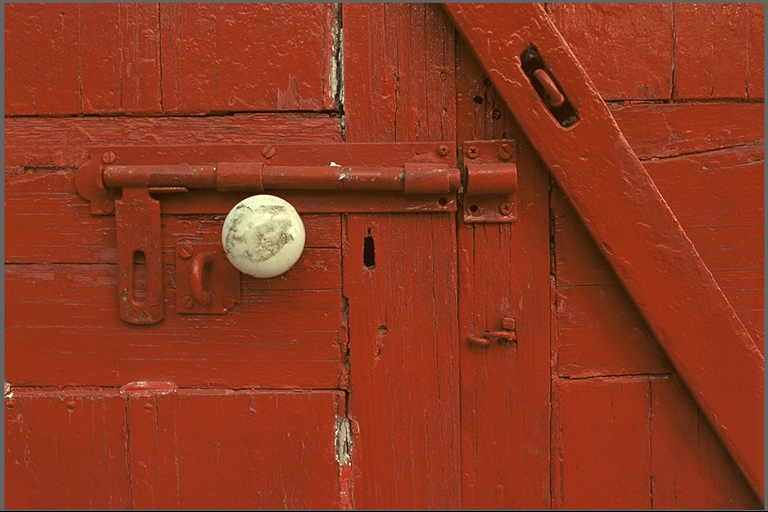
#> input picture kodim02.png, 768 x 512 px
$ python sop3.py
#> lines starting #> are read from the running program, lines starting #| are printed output that depends on the picture
import numpy as np
import matplotlib.pyplot as plt
from skimage import io, color
from math import sqrt
import glob
import os

# ==========================================
# CONFIGURATION: TYPE YOUR IMAGE NAME HERE
# ==========================================
TARGET_IMAGE_NAME = "kodim02.png"   # <-- change if needed
K = 10                               # palette size
N_SEEDS = 30                        # tries to "hunt" a redundant pair (random restarts)
PIXEL_SAMPLE = 20000                # set None for all pixels (recommended >= 5000)
REDUNDANT_DE = 3.5                 # find palettes with min ΔE76 below this (JND threshold)
MAX_ITER = 10                       # k-means iterations

# ==========================================
# 1) SETUP & HELPER FUNCTIONS
# ==========================================

def load_image_flexible(target_name):
#> called with target_name = 'kodim02.png'
    image_path = None

    # Priority 1: exact file name
    if target_name and os.path.exists(target_name):
        image_path = target_name
    else:
        if target_name:
            print(f"Warning: '{target_name}' not found. Searching for other images...")
        patterns = ["*.tiff", "*.tif", "*.jpg", "*.jpeg", "*.png", "*.bmp"]
        found = []
        for p in patterns:
            found.extend(glob.glob(p))
        if found:
            image_path = found[0]

    if not image_path:
        raise FileNotFoundError("No image files found in directory.")

    print(f"Loading image: {image_path}")
    img = io.imread(image_path)
#> img is the input picture: shape (512, 768, 3); mean R, G, B 142.9, 56.4, 31.2

    # RGBA -> RGB
    if img.ndim == 3 and img.shape[2] == 4:
        img = img[:, :, :3]

    # Grayscale -> RGB
    if img.ndim == 2:
        img = color.gray2rgb(img)

    # Ensure uint8
    if img.dtype != np.uint8:
        if img.max() <= 1.0:
            img = (img * 255.0).round().astype(np.uint8)
        else:
            img = np.clip(img, 0, 255).astype(np.uint8)

    return img

def rgb_palette_to_lab(palette_rgb_uint8):
    # palette: (K,3) uint8 -> lab: (K,3)
    rgb01 = palette_rgb_uint8[np.newaxis, :, :].astype(np.float32) / 255.0
    return color.rgb2lab(rgb01)[0].astype(np.float32)

def calc_delta_e_lab(lab1, lab2):
    return sqrt((lab1[0]-lab2[0])**2 + (lab1[1]-lab2[1])**2 + (lab1[2]-lab2[2])**2)

def rgb_u8_to_lab_pixels(pixels_u8):
    rgb01 = pixels_u8.astype(np.float32) / 255.0
    lab = color.rgb2lab(rgb01.reshape(-1, 1, 3)).reshape(-1, 3)
    return lab.astype(np.float32)

def lab_centers_to_rgb_u8(centers_lab):
    rgb = color.lab2rgb(centers_lab.reshape(-1, 1, 3)).reshape(-1, 3)
    return np.clip(rgb * 255.0, 0, 255).round().astype(np.uint8)

# ---------- K-MEANS++ INIT (LAB) ----------
def kmeans_plus_plus_init(X, k):
    n = X.shape[0]
    centers = np.empty((k, X.shape[1]), dtype=np.float32)

    # first center
    idx = np.random.randint(n)
    centers[0] = X[idx]

    d2 = np.sum((X - centers[0])**2, axis=1)

    for c in range(1, k):
        probs = d2 / (np.sum(d2) + 1e-12)
        idx = np.random.choice(n, p=probs)
        centers[c] = X[idx]
        new_d2 = np.sum((X - centers[c])**2, axis=1)
        d2 = np.minimum(d2, new_d2)

    return centers

# ---------- LLOYD K-MEANS (LAB) ----------
def kmeans_lloyd_lab(X, k, max_iter=20):
    centers = kmeans_plus_plus_init(X, k)

    for _ in range(max_iter):
        d2 = np.sum((X[:, None, :] - centers[None, :, :])**2, axis=2)
        labels = np.argmin(d2, axis=1)

        new_centers = centers.copy()
        for j in range(k):
            mask = labels == j
            if np.any(mask):
                new_centers[j] = X[mask].mean(axis=0)

        if np.max(np.abs(new_centers - centers)) < 1e-4:
            centers = new_centers
            break

        centers = new_centers

    counts = np.bincount(labels, minlength=k).astype(np.int32)
    return centers.astype(np.float32), counts

# ==========================================
# 2) LOAD IMAGE + PREPARE PIXELS
# ==========================================
try:
    img = load_image_flexible(TARGET_IMAGE_NAME)
except Exception as e:
    print(f"Image load error: {e}. Using dummy image.")
    img = np.zeros((256, 256, 3), dtype=np.uint8)
    img[:] = (30, 30, 30)
    img[10:30, 10:30] = (200, 200, 50)

pixels_u8 = img.reshape(-1, 3)

# Optional subsample for speed
if PIXEL_SAMPLE is not None and len(pixels_u8) > PIXEL_SAMPLE:
    idx = np.random.choice(len(pixels_u8), PIXEL_SAMPLE, replace=False)
#> idx = 20000 values, max 393199 at index 2196, min 47 at index 17712, mean 196121.4
    pixels_u8 = pixels_u8[idx]

# Work in LAB for clustering (more relevant to perceptual duplicates)
X_lab = rgb_u8_to_lab_pixels(pixels_u8)

# ==========================================
# 3) THE "HUNTER" LOOP (worst redundancy)
# ==========================================
print("Searching for a redundant palette (min ΔE76) ...")

worst_palette = None            # uint8 (K,3)
worst_conflict = None           # (i, j, deltaE, seed)
min_delta_e_found = 1e9

for seed in range(N_SEEDS):
    np.random.seed(seed)  # reproducible

    centers_lab, counts = kmeans_lloyd_lab(X_lab, K, max_iter=MAX_ITER)
    palette_u8 = lab_centers_to_rgb_u8(centers_lab)

    lab_palette = rgb_palette_to_lab(palette_u8)

    local_min = 1e9
    local_pair = None

    for i in range(K):
        for j in range(i + 1, K):
            de = calc_delta_e_lab(lab_palette[i], lab_palette[j])
            if de < local_min:
                local_min = de
                local_pair = (i, j, de, seed)

    if local_min < min_delta_e_found:
        min_delta_e_found = local_min
        worst_palette = palette_u8
        worst_conflict = local_pair

    if min_delta_e_found < REDUNDANT_DE:
        break
#> this loop made 11 passes
#> (counts, min_delta_e_found) on passes 1, 6, 9, 10, 11: ([7799, 265, 1316, 1495, 644, 282, 5089, 734, 286, 2090], 5.46), ([3473, 1782, 2551, 376, 187, 145, 1196, 598, 1005, 8687], 4.9), ([5625, 675, 6408, 412, 270, 1365, 451, 1298, 1072, 2424], 4.5), ([378, 6233, 1491, 643, 1133, 2767, 1343, 143, 5017, 852], 4.02), ([4135, 268, 3163, 1964, 5318, 907, 441, 1520, 760, 1524], 3.3)
#> counts on passes 2, 3, 4, 5, 7, 8: [10023, 1214, 1004, 169, 1788, 393, 2899, 144, 1814, 552], [626, 1626, 387, 1542, 9549, 3844, 270, 1126, 610, 420], [9850, 1056, 820, 1687, 86, 121, 1423, 149, 364, 4444], [1401, 8477, 1948, 166, 4381, 1108, 399, 144, 440, 1536], [9730, 375, 1147, 163, 1479, 676, 365, 1820, 4097, 148], [1537, 10754, 329, 1146, 146, 1687, 341, 156, 339, 3565]
#> after the loop, min_delta_e_found = 3.3; worst_conflict = (0, 4, 3.3, 10); worst_palette = [[159, 52, 25], [202, 193, 150], [144, 53, 28], [128, 52, 29], [152, 52, 25], [58, 29, 11], [112, 98, 91], [99, 45, 24], [165, 87, 64], [167, 71, 46]]

print(f"Found worst-case conflict: ΔE76 = {min_delta_e_found:.2f}")
#| Found worst-case conflict: ΔE76 = 3.30

if worst_conflict is None or worst_palette is None:
    raise RuntimeError("No palette/conflict found. Try increasing N_SEEDS, K, or PIXEL_SAMPLE.")

# ==========================================
# 4) CREATE THE VISUAL PROOF (1-based display labels)
# ==========================================
idx1, idx2, dist_val, seed = worst_conflict
#> idx1 = 0; idx2 = 4; dist_val = 3.3; seed = 10
color_a = worst_palette[idx1]
#> color_a = [159, 52, 25]
color_b = worst_palette[idx2]
#> color_b = [152, 52, 25]

fig = plt.figure(figsize=(10, 8))
gs = fig.add_gridspec(3, 1, height_ratios=[2, 1, 2])

# PLOT 1: The Generated Palette
ax1 = fig.add_subplot(gs[0])
ax1.imshow([worst_palette])
ax1.set_title(
    f"Generated Palette (K={K}) — K-means (seed={seed})\n"
    f"Standard Output (No perceptual separation constraint)",
    fontsize=12
)
ax1.set_yticks([])
ax1.set_xticks(np.arange(K))
ax1.set_xticklabels([f"Color {i+1}" for i in range(K)])  # ✅ 1-based labels

# Arrows pointing to redundant colors (positions remain 0-based)
ax1.annotate(
    "NEAR-DUPLICATE\n(The Problem)",
    xy=(idx1, 0.5),
    xytext=((idx1 + idx2) / 2, 2.4),
    arrowprops=dict(facecolor="red", arrowstyle="->", connectionstyle="arc3,rad=-0.25"),
    ha="center", color="red", fontsize=10, weight="bold"
)
ax1.annotate(
    "",
    xy=(idx2, 0.5),
    xytext=((idx1 + idx2) / 2, 2.4),
    arrowprops=dict(facecolor="red", arrowstyle="->", connectionstyle="arc3,rad=0.25"),
)

# PLOT 2: Explanation (✅ 1-based color numbers)
ax2 = fig.add_subplot(gs[1])
ax2.axis("off")
explanation = (
    "SOP 3 PROOF: Lack of perceptual separation metric\n\n"
    f"The algorithm selected Color {idx1+1} and Color {idx2+1} as separate clusters,\n"
    f"but their perceptual distance is only ΔE76 = {dist_val:.2f}.\n"
    "This means they can look visually indistinguishable, wasting palette slots\n"
    "in a limited K-color palette."
)
ax2.text(
    0.5, 0.5, explanation, ha="center", va="center", fontsize=11,
    bbox=dict(facecolor="#ffdddd", edgecolor="red", pad=15)
)

# PLOT 3: Side-by-side “eye test” (✅ 1-based color numbers)
ax3 = fig.add_subplot(gs[2])
comparison_img = np.zeros((110, 220, 3), dtype=np.uint8)
comparison_img[:, :110] = color_a
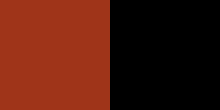
#> comparison_img: shape (110, 220, 3); mean of channels 0, 1, 2 79.5, 26, 12.5; drawn as R, G, B
comparison_img[:, 110:] = color_b
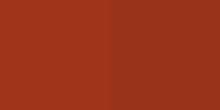
#> comparison_img: shape (110, 220, 3); mean of channels 0, 1, 2 155.5, 52, 25; drawn as R, G, B

ax3.imshow(comparison_img)
ax3.set_title("EYE TEST: Can you distinguish these two?", fontweight="bold", fontsize=12)
rgb_a = tuple(int(x) for x in color_a)
#> rgb_a = (159, 52, 25)
rgb_b = tuple(int(x) for x in color_b)
#> rgb_b = (152, 52, 25)
ax3.set_xticks([55, 165])
ax3.set_xticklabels([f"Color {idx1+1}\nRGB: {rgb_a}", f"Color {idx2+1}\nRGB: {rgb_b}"], fontsize=10)
ax3.set_yticks([])
ax3.axvline(x=109.5, color="white", linewidth=5)

plt.tight_layout()
plt.show()
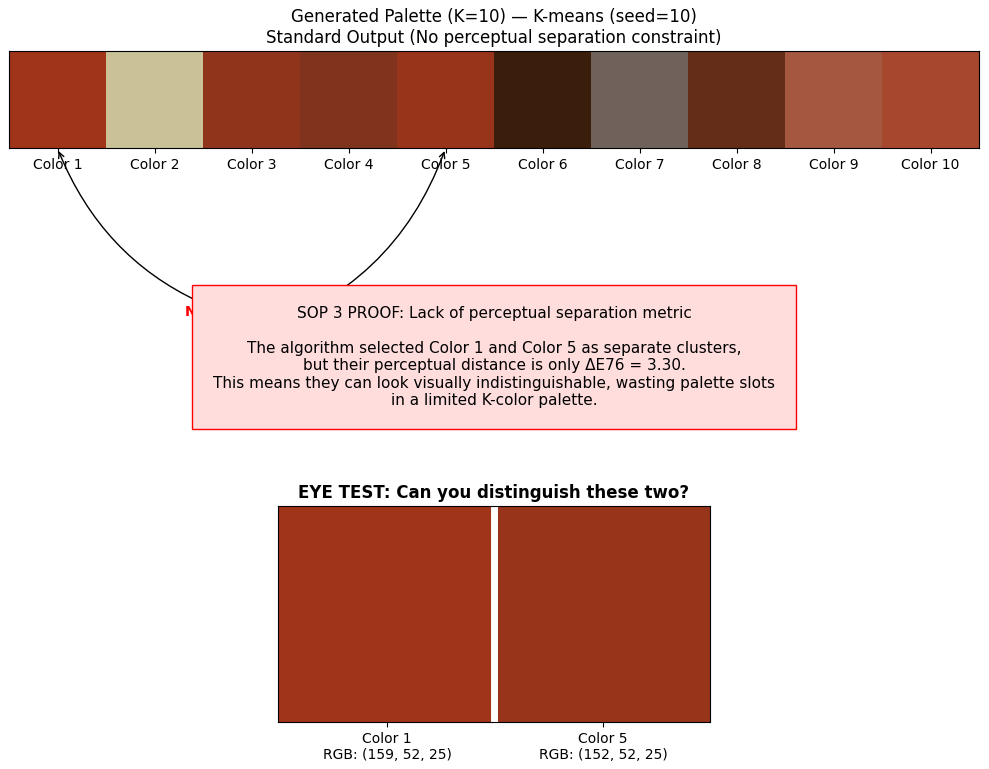
#> figure drawn by matplotlib, 2 panels

$ run again, with kodim01.png copied over kodim02.png
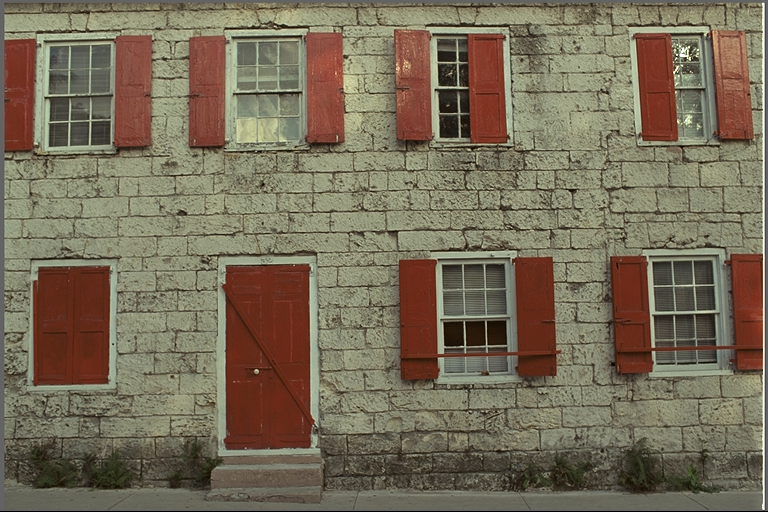
#> input picture kodim01.png, 768 x 512 px
#> in load_image_flexible, img is the input picture: shape (512, 768, 3); mean R, G, B 119.8, 108.7, 88.4
#> `idx = np.random.choice(len(pixels_u8), PIXEL_SAMPLE, replace=False)`: idx = 20000 values, max 393199 at index 2196, min 47 at index 17712, mean 196121.4
#> the loop `for seed in range(N_SEEDS):` made 30 passes
#> (counts, min_delta_e_found) on passes 1, 3, 6, 15, 20: ([3066, 2055, 991, 1700, 848, 4725, 1522, 2851, 582, 1660], 7.27), ([1983, 1836, 3514, 923, 290, 4646, 3290, 1505, 948, 1065], 7.08), ([2065, 2527, 1363, 633, 4453, 3082, 1878, 1299, 1026, 1674], 6.77), ([2836, 1111, 2532, 1027, 2024, 3360, 2523, 446, 1860, 2281], 6.68), ([892, 5098, 1900, 252, 3540, 3578, 585, 2202, 924, 1029], 5.8)
#> after the loop `for seed in range(N_SEEDS):`: min_delta_e_found = 5.8; worst_conflict = (8, 9, 5.8, 19); worst_palette = [[138, 81, 65], [146, 147, 121], [53, 48, 35], [77, 43, 29], [94, 90, 76], [121, 119, 98], [125, 56, 40], [171, 176, 147], [95, 43, 26], [106, 43, 26]]
#| Found worst-case conflict: ΔE76 = 5.80
#> idx1 = 8; idx2 = 9; dist_val = 5.8; seed = 19
#> color_a = [95, 43, 26]
#> color_b = [106, 43, 26]
#> `comparison_img[:, 110:] = color_b`:
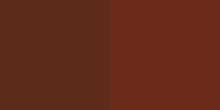
#> comparison_img: shape (110, 220, 3); mean of channels 0, 1, 2 100.5, 43, 26; drawn as R, G, B
#> rgb_a = (95, 43, 26)
#> rgb_b = (106, 43, 26)
#> `plt.show()`:
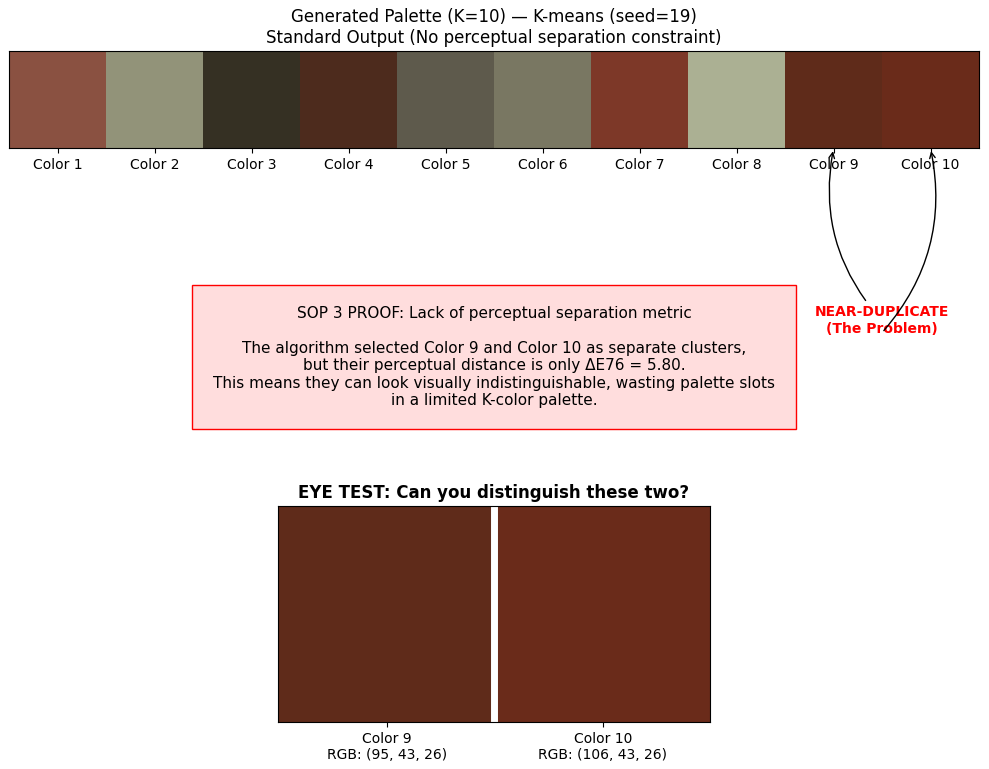
#> figure drawn by matplotlib, 2 panels

$ run again, with kodim13.png copied over kodim02.png
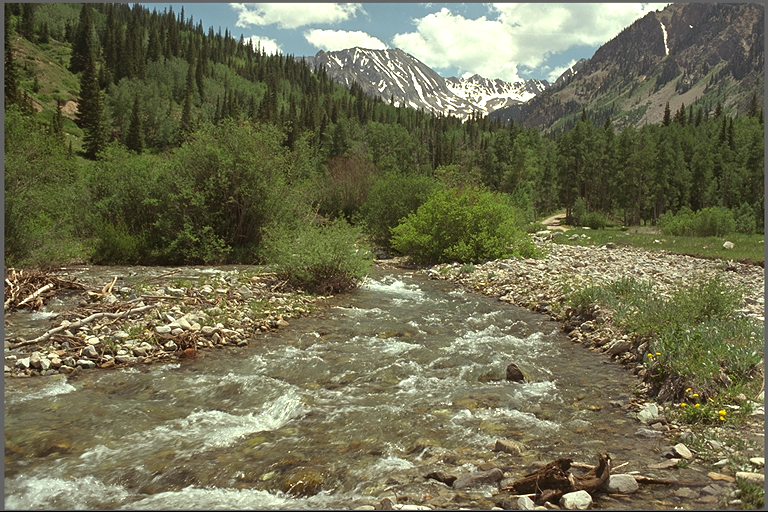
#> input picture kodim13.png, 768 x 512 px
#> in load_image_flexible, img is the input picture: shape (512, 768, 3); mean R, G, B 112.2, 110.5, 82.3
#> `idx = np.random.choice(len(pixels_u8), PIXEL_SAMPLE, replace=False)`: idx = 20000 values, max 393199 at index 2196, min 47 at index 17712, mean 196121.4
#> the loop `for seed in range(N_SEEDS):` made 30 passes
#> (counts, min_delta_e_found) on passes 1, 2, 3, 12, 16: ([3076, 1734, 2369, 470, 3880, 1340, 1271, 2971, 1579, 1310], 10.85), ([2673, 1548, 1630, 1070, 1614, 3542, 3212, 2453, 470, 1788], 10.79), ([1218, 2451, 1273, 2846, 2290, 4496, 1795, 873, 467, 2291], 10.28), ([1469, 2402, 3661, 1487, 1996, 2338, 1259, 470, 1582, 3336], 9.3), ([235, 2385, 1725, 1078, 1252, 1297, 2323, 2293, 2860, 4552], 8.9)
#> after the loop `for seed in range(N_SEEDS):`: min_delta_e_found = 8.9; worst_conflict = (4, 6, 8.9, 15); worst_palette = [[26, 19, 9], [166, 167, 143], [231, 236, 211], [120, 125, 68], [44, 39, 22], [90, 89, 85], [60, 57, 33], [87, 92, 48], [84, 79, 50], [123, 114, 86]]
#| Found worst-case conflict: ΔE76 = 8.90
#> idx1 = 4; idx2 = 6; dist_val = 8.9; seed = 15
#> color_a = [44, 39, 22]
#> color_b = [60, 57, 33]
#> `comparison_img[:, 110:] = color_b`:
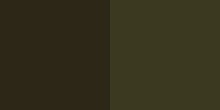
#> comparison_img: shape (110, 220, 3); mean of channels 0, 1, 2 52, 48, 27.5; drawn as R, G, B
#> rgb_a = (44, 39, 22)
#> rgb_b = (60, 57, 33)
#> `plt.show()`:
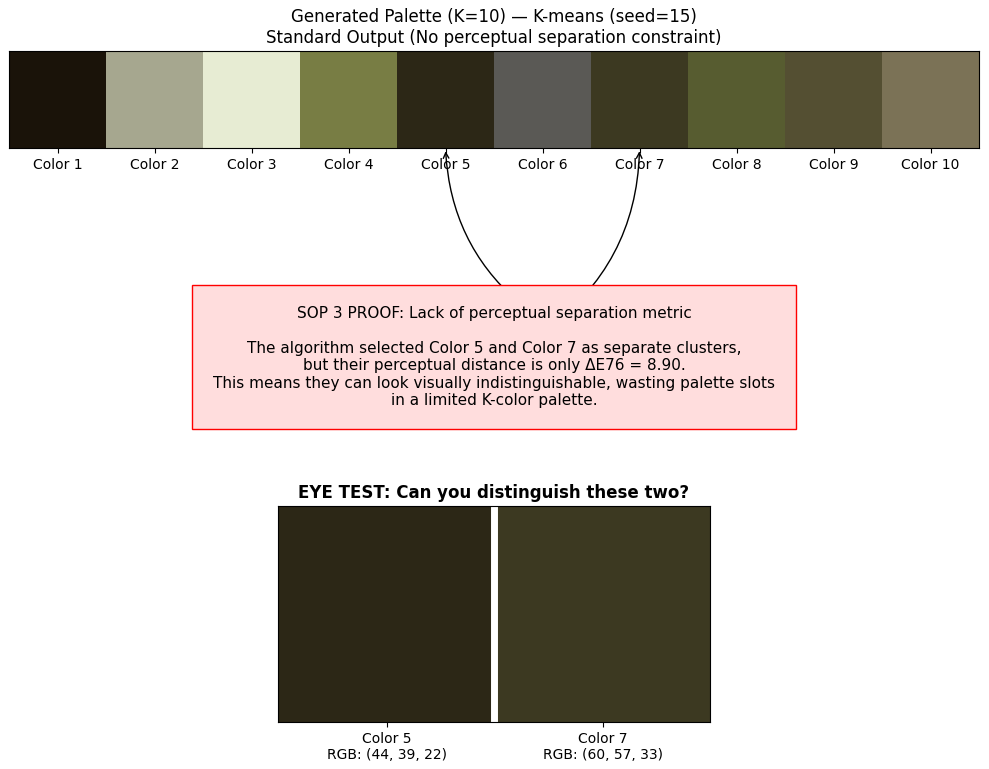
#> figure drawn by matplotlib, 2 panels

$ run again, with kodim16.png copied over kodim02.png
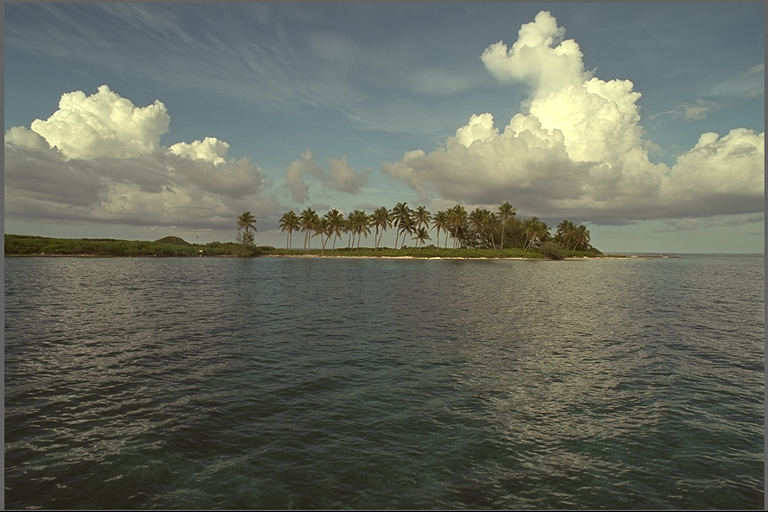
#> input picture kodim16.png, 768 x 512 px
#> in load_image_flexible, img is the input picture: shape (512, 768, 3); mean R, G, B 102.8, 106.7, 95.2
#> `idx = np.random.choice(len(pixels_u8), PIXEL_SAMPLE, replace=False)`: idx = 20000 values, max 393199 at index 2196, min 47 at index 17712, mean 196121.4
#> the loop `for seed in range(N_SEEDS):` made 30 passes
#> (counts, min_delta_e_found) on passes 1, 9: ([2050, 2856, 2552, 1206, 2234, 638, 2362, 2135, 1853, 2114], 7.32), ([1260, 1857, 4079, 937, 3018, 2483, 771, 809, 1392, 3394], 5.87)
#> after the loop `for seed in range(N_SEEDS):`: min_delta_e_found = 5.87; worst_conflict = (0, 1, 5.87, 8); worst_palette = [[93, 101, 106], [100, 115, 122], [49, 50, 40], [182, 181, 147], [109, 106, 91], [140, 139, 120], [133, 149, 142], [228, 227, 177], [114, 132, 133], [78, 79, 69]]
#| Found worst-case conflict: ΔE76 = 5.87
#> idx1 = 0; idx2 = 1; dist_val = 5.87; seed = 8
#> color_a = [93, 101, 106]
#> color_b = [100, 115, 122]
#> `comparison_img[:, 110:] = color_b`:
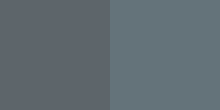
#> comparison_img: shape (110, 220, 3); mean of channels 0, 1, 2 96.5, 108, 114; drawn as R, G, B
#> rgb_a = (93, 101, 106)
#> rgb_b = (100, 115, 122)
#> `plt.show()`:
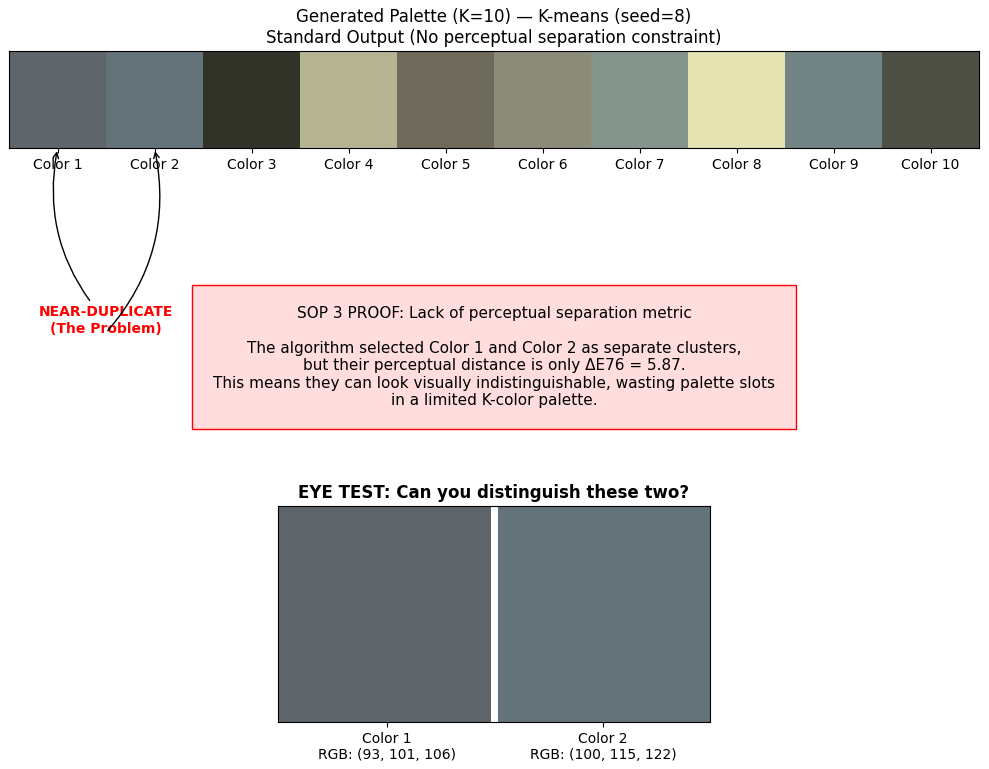
#> figure drawn by matplotlib, 2 panels
